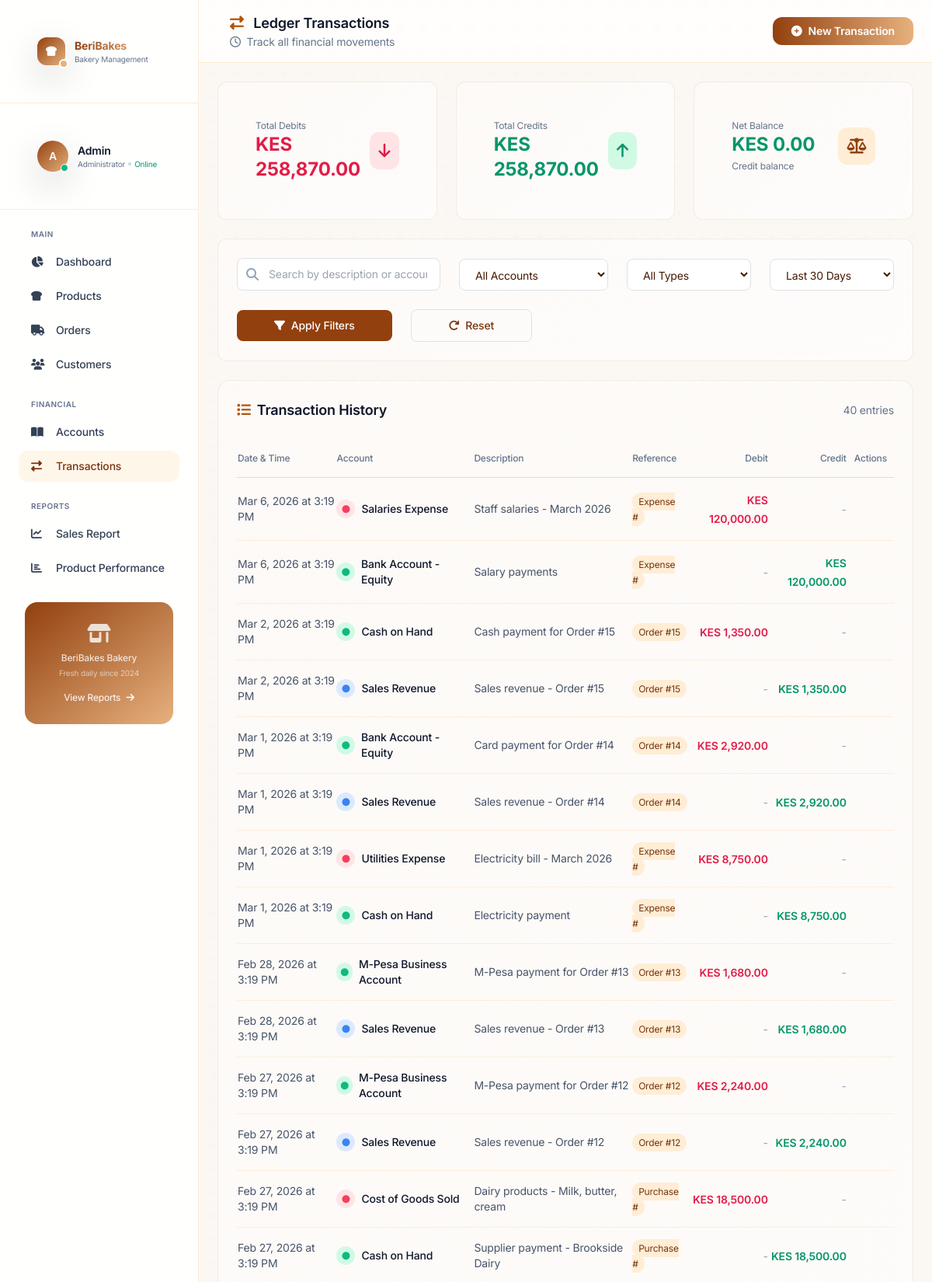
The page /admin/ledger/transactions.php (signed in, upper part) on the database its author committed.
### tables this page shows
CREATE TABLE `ledger_transactions` (
  `id` int(11) NOT NULL,
  `account_id` int(11) DEFAULT NULL,
  `transaction_type` enum('debit','credit') DEFAULT NULL,
  `amount` decimal(10,2) DEFAULT NULL,
  `reference_type` varchar(50) DEFAULT NULL,
  `reference_id` int(11) DEFAULT NULL,
  `description` text DEFAULT NULL,
  `created_at` timestamp NOT NULL DEFAULT current_timestamp()
);

CREATE TABLE `ledger_accounts` (
  `id` int(11) NOT NULL,
  `account_name` varchar(100) DEFAULT NULL,
  `account_type` enum('asset','liability','income','expense') DEFAULT NULL,
  `created_at` timestamp NOT NULL DEFAULT current_timestamp()
);

### admin/ledger/transactions.php (the view, shortened to what this page needs)
<?php
require_once __DIR__ . '/../../config/db.php';
$type_filter = isset($_GET['type']) ? $_GET['type'] : 'all';
$date_filter = isset($_GET['date_range']) ? $_GET['date_range'] : 'month';
$search = isset($_GET['search']) ? trim($_GET['search']) : '';
$sql = "SELECT t.*, a.account_name, a.account_type
        FROM ledger_transactions t
        JOIN ledger_accounts a ON t.account_id = a.id
        WHERE 1=1";
$params = [];
if ($date_filter == 'today') {
    $sql .= " AND DATE(t.created_at) = CURDATE()";
} elseif ($date_filter == 'week') {
    $sql .= " AND t.created_at >= DATE_SUB(NOW(), INTERVAL 7 DAY)";
} elseif ($date_filter == 'month') {
    $sql .= " AND t.created_at >= DATE_SUB(NOW(), INTERVAL 30 DAY)";
} elseif ($date_filter == 'year') {
    $sql .= " AND t.created_at >= DATE_SUB(NOW(), INTERVAL 1 YEAR)";
}
$sql .= " ORDER BY t.created_at DESC";
$stmt = $pdo->prepare($sql);
$stmt->execute($params);
$transactions = $stmt->fetchAll();
$total_debits = 0;
$total_credits = 0;
foreach ($transactions as $t) {
    if ($t['transaction_type'] == 'debit') {
        $total_debits += $t['amount'];
    } else {
        $total_credits += $t['amount'];
    }
}
$net_balance = $total_credits - $total_debits;
$type_colors = [
    'asset' => 'emerald',
    'liability' => 'amber',
    'income' => 'blue',
    'expense' => 'rose'
];
include '../includes/header.php';
include '../includes/sidebar.php';
?>
<div class="flex-1 flex flex-col min-h-screen lg:ml-64 m-0 p-0">
    <header class="sticky top-0 z-30 bg-white/80 dark:bg-slate-900/80 backdrop-blur-sm border-b border-primary-200/50 dark:border-primary-800/50">
        <div class="flex items-center justify-between px-6 py-3">
            <div class="flex items-center space-x-4">
                <div>
                    <h1 class="text-lg font-semibold text-slate-900 dark:text-white">
                        <i class="fas fa-exchange-alt text-primary-500 mr-2"></i>
                        Ledger Transactions
                    </h1>
                    <p class="text-sm text-slate-500 dark:text-slate-400">
                        <i class="far fa-clock mr-1"></i>
                        Track all financial movements
                    </p>
                </div>
            </div>
            <button onclick="openAddModal()" class="px-4 py-2 bg-gradient-to-r from-primary-600 to-secondary-500 text-white rounded-xl text-sm font-semibold hover:shadow-lg transition-all flex items-center">
                <i class="fas fa-plus-circle mr-2"></i>
                New Transaction
            </button>
        </div>
    </header>
    <main class="flex-1 p-6 bg-slate-50/50 dark:bg-primary-900/50">
        <div class="grid grid-cols-1 sm:grid-cols-3 gap-4 mb-6">
            <div class="bg-white dark:bg-slate-800 rounded-xl p-5 bakery-card">
                <div class="flex items-center justify-between">
                    <div>
                        <p class="text-xs text-slate-500">Total Debits</p>
                        <h4 class="text-2xl font-bold text-rose-600">KES <?php echo number_format($total_debits, 2); ?></h4>
                    </div>
                    <div class="w-12 h-12 bg-rose-100 dark:bg-rose-900/30 rounded-xl flex items-center justify-center">
                        <i class="fas fa-arrow-down text-rose-600 text-xl"></i>
                    </div>
                </div>
            </div>
            <div class="bg-white dark:bg-slate-800 rounded-xl p-5 bakery-card">
                <div class="flex items-center justify-between">
                    <div>
                        <p class="text-xs text-slate-500">Total Credits</p>
                        <h4 class="text-2xl font-bold text-emerald-600">KES <?php echo number_format($total_credits, 2); ?></h4>
                    </div>
                    <div class="w-12 h-12 bg-emerald-100 dark:bg-emerald-900/30 rounded-xl flex items-center justify-center">
                        <i class="fas fa-arrow-up text-emerald-600 text-xl"></i>
                    </div>
                </div>
            </div>
            <div class="bg-white dark:bg-slate-800 rounded-xl p-5 bakery-card">
                <div class="flex items-center justify-between">
                    <div>
                        <p class="text-xs text-slate-500">Net Balance</p>
                        <h4 class="text-2xl font-bold <?php echo $net_balance >= 0 ? 'text-emerald-600' : 'text-rose-600'; ?>">
                            KES <?php echo number_format(abs($net_balance), 2); ?>
                        </h4>
                        <p class="text-xs text-slate-500 mt-1"><?php echo $net_balance >= 0 ? 'Credit' : 'Debit'; ?> balance</p>
                    </div>
                    <div class="w-12 h-12 bg-primary-100 dark:bg-primary-800/50 rounded-xl flex items-center justify-center">
                        <i class="fas fa-scale-balanced text-primary-600 text-xl"></i>
                    </div>
                </div>
            </div>
        </div>
        <div class="bg-white dark:bg-slate-800 rounded-xl p-4 bakery-card mb-6">
            <form method="GET" class="flex flex-wrap items-center gap-4">
                <div class="flex-1 min-w-[200px]">
                    <div class="relative">
                        <i class="fas fa-search absolute left-3 top-1/2 transform -translate-y-1/2 text-slate-400"></i>
                        <input type="text" name="search" placeholder="Search by description or account..."
                               value="<?php echo htmlspecialchars($search); ?>"
                               class="w-full pl-10 pr-4 py-2.5 border border-primary-200 dark:border-primary-700 rounded-lg bg-white dark:bg-slate-900 text-sm focus:ring-2 focus:ring-primary-500 focus:border-transparent">
                    </div>
                </div>
                <div class="w-48">
                    <select name="account_id" class="w-full px-3 py-2.5 border border-primary-200 dark:border-primary-700 rounded-lg bg-white dark:bg-slate-900 text-sm focus:ring-2 focus:ring-primary-500">
                        <option value="">All Accounts</option>
                    </select>
                </div>
                <div class="w-40">
                    <select name="type" class="w-full px-3 py-2.5 border border-primary-200 dark:border-primary-700 rounded-lg bg-white dark:bg-slate-900 text-sm focus:ring-2 focus:ring-primary-500">
                        <option value="all" <?php echo $type_filter == 'all' ? 'selected' : ''; ?>>All Types</option>
                    </select>
                </div>
                <div class="w-40">
                    <select name="date_range" class="w-full px-3 py-2.5 border border-primary-200 dark:border-primary-700 rounded-lg bg-white dark:bg-slate-900 text-sm focus:ring-2 focus:ring-primary-500">
                        <option value="month" <?php echo $date_filter == 'month' ? 'selected' : ''; ?>>Last 30 Days</option>
                    </select>
                </div>
                <button type="submit" class="px-5 py-2.5 bg-primary-600 hover:bg-primary-700 text-white rounded-lg text-sm font-medium transition-colors">
                    <i class="fas fa-filter mr-2"></i>Apply Filters
                </button>
                <a href="transactions.php" class="px-5 py-2.5 border border-primary-300 dark:border-primary-600 text-primary-700 dark:text-primary-300 hover:bg-primary-50 dark:hover:bg-primary-800/30 rounded-lg text-sm font-medium transition-colors">
                    <i class="fas fa-redo mr-2"></i>Reset
                </a>
            </form>
        </div>
        <div class="bg-white dark:bg-slate-800 rounded-2xl p-6 bakery-card">
            <h3 class="text-lg font-semibold text-slate-900 dark:text-white mb-4 flex items-center">
                <i class="fas fa-list text-primary-500 mr-2"></i>
                Transaction History
                <span class="ml-auto text-sm font-normal text-slate-500"><?php echo count($transactions); ?> entries</span>
            </h3>
            <?php if (empty($transactions)): ?>
            <div class="text-center py-12">
                <div class="w-24 h-24 bg-primary-100 dark:bg-primary-800/30 rounded-full flex items-center justify-center mx-auto mb-4">
                    <i class="fas fa-exchange-alt text-primary-500 text-3xl"></i>
                </div>
                <h4 class="text-base font-medium text-slate-900 dark:text-white mb-2">No Transactions Found</h4>
                <p class="text-sm text-slate-500 dark:text-slate-400 mb-4">No transactions match your current filters</p>
                <button onclick="openAddModal()" class="inline-flex items-center px-4 py-2 bg-gradient-to-r from-primary-600 to-secondary-500 text-white rounded-xl text-sm font-semibold hover:shadow-lg transition-all">
                    <i class="fas fa-plus-circle mr-2"></i>
                    Add Transaction
                </button>
            </div>
            <?php else: ?>
            <div class="overflow-x-auto">
                <table class="w-full">
                    <thead>
                        <tr class="text-xs text-slate-500 dark:text-slate-400 border-b border-primary-200 dark:border-primary-700">
                            <th class="text-left py-3 font-medium">Date & Time</th>
                            <th class="text-left font-medium">Account</th>
                            <th class="text-left font-medium">Description</th>
                            <th class="text-left font-medium">Reference</th>
                            <th class="text-right font-medium">Debit</th>
                            <th class="text-right font-medium">Credit</th>
                            <th class="text-center font-medium">Actions</th>
                        </tr>
                    </thead>
                    <tbody class="divide-y divide-primary-100 dark:divide-primary-800">
                        <?php
                        foreach ($transactions as $trans):
                            $account_color = $type_colors[$trans['account_type']];
                        ?>
                        <tr class="hover:bg-primary-50 dark:hover:bg-primary-800/30 transition-colors">
                            <td class="py-3 text-sm text-slate-600 dark:text-slate-400">
                                <?php echo date('M j, Y \a\t g:i A', strtotime($trans['created_at'])); ?>
                            </td>
                            <td class="py-3">
                                <div class="flex items-center">
                                    <div class="w-6 h-6 bg-<?php echo $account_color; ?>-100 dark:bg-<?php echo $account_color; ?>-900/30 rounded-full flex items-center justify-center mr-2">
                                        <i class="fas fa-circle text-<?php echo $account_color; ?>-500 text-2xs"></i>
                                    </div>
                                    <span class="text-sm font-medium text-slate-900 dark:text-white">
                                        <?php echo htmlspecialchars($trans['account_name']); ?>
                                    </span>
                                </div>
                            </td>
                            <td class="py-3 text-sm text-slate-600 dark:text-slate-400">
                                <?php echo htmlspecialchars($trans['description'] ?? '-'); ?>
                            </td>
                            <td class="py-3 text-sm">
                                <?php if ($trans['reference_type']): ?>
                                <span class="px-2 py-1 bg-primary-100 dark:bg-primary-800/30 text-primary-700 dark:text-primary-300 rounded-full text-xs">
                                    <?php echo ucfirst($trans['reference_type']); ?> #<?php echo $trans['reference_id']; ?>
                                </span>
                                <?php else: ?>
                                <span class="text-slate-400">-</span>
                                <?php endif; ?>
                            </td>
                            <td class="py-3 text-right">
                                <?php if ($trans['transaction_type'] == 'debit'): ?>
                                <span class="text-sm font-semibold text-rose-600">
                                    KES <?php echo number_format($trans['amount'], 2); ?>
                                </span>
                                <?php else: ?>
                                <span class="text-sm text-slate-400">-</span>
                                <?php endif; ?>
                            </td>
                            <td class="py-3 text-right">
                                <?php if ($trans['transaction_type'] == 'credit'): ?>
                                <span class="text-sm font-semibold text-emerald-600">
                                    KES <?php echo number_format($trans['amount'], 2); ?>
                                </span>
                                <?php else: ?>
                                <span class="text-sm text-slate-400">-</span>
                                <?php endif; ?>
                            </td>
                            <td class="py-3 text-center">
                                <div class="flex items-center justify-center space-x-2">
                                </div>
                            </td>
                        </tr>
                        <?php endforeach; ?>
                    </tbody>
                </table>
            </div>
            <?php endif; ?>
        </div>
    </main>
</div>
<?php include '../includes/footer.php'; ?>

### admin/includes/styles.php (style rules this page uses)
:root { --primary-gradient: linear-gradient(135deg, #b45309 0%, #e6b17e 100%); --card-shadow: 0 1px 3px rgba(0, 0, 0, 0.05), 0 20px 40px rgba(180, 83, 9, 0.04); --hover-shadow: 0 10px 30px rgba(180, 83, 9, 0.08); }
body { font-feature-settings: "ss01", "ss02", "cv01", "cv02"; -webkit-font-smoothing: antialiased; -moz-osx-font-smoothing: grayscale; letter-spacing: -0.011em; background-color: #fff7ed; }
.bakery-card { background: linear-gradient(135deg, rgba(180, 83, 9, 0.03), rgba(230, 177, 126, 0.03)); border: 1px solid rgba(180, 83, 9, 0.1); }

### rows shown on the page
ledger_transactions: created_at "Mar 6, 2026 at 3:19 PM", account.account_name "Salaries Expense", description "Staff salaries - March 2026", reference_type "Expense", amount "120,000.00"
ledger_transactions: created_at "Mar 6, 2026 at 3:19 PM", account.account_name "Bank Account - Equity", description "Salary payments", reference_type "Expense", amount "120,000.00"
ledger_transactions: created_at "Mar 2, 2026 at 3:19 PM", account.account_name "Cash on Hand", description "Cash payment for Order #15", reference_type "Order", reference "15", amount "1,350.00"
ledger_transactions: created_at "Mar 2, 2026 at 3:19 PM", account.account_name "Sales Revenue", description "Sales revenue - Order #15", reference_type "Order", reference "15", amount "1,350.00"
ledger_transactions: created_at "Mar 1, 2026 at 3:19 PM", account.account_name "Bank Account - Equity", description "Card payment for Order #14", reference_type "Order", reference "14", amount "2,920.00"
ledger_transactions: created_at "Mar 1, 2026 at 3:19 PM", account.account_name "Sales Revenue", description "Sales revenue - Order #14", reference_type "Order", reference "14", amount "2,920.00"
ledger_transactions: created_at "Mar 1, 2026 at 3:19 PM", account.account_name "Utilities Expense", description "Electricity bill - March 2026", reference_type "Expense", amount "8,750.00"
ledger_transactions: created_at "Mar 1, 2026 at 3:19 PM", account.account_name "Cash on Hand", description "Electricity payment", reference_type "Expense", amount "8,750.00"
ledger_transactions: created_at "Feb 28, 2026 at 3:19 PM", account.account_name "M-Pesa Business Account", description "M-Pesa payment for Order #13", reference_type "Order", reference "13", amount "1,680.00"
ledger_transactions: created_at "Feb 28, 2026 at 3:19 PM", account.account_name "Sales Revenue", description "Sales revenue - Order #13", reference_type "Order", reference "13", amount "1,680.00"
ledger_transactions: created_at "Feb 27, 2026 at 3:19 PM", account.account_name "M-Pesa Business Account", description "M-Pesa payment for Order #12", reference_type "Order", reference "12", amount "2,240.00"
ledger_transactions: created_at "Feb 27, 2026 at 3:19 PM", account.account_name "Sales Revenue", description "Sales revenue - Order #12", reference_type "Order", reference "12", amount "2,240.00"
ledger_transactions: created_at "Feb 27, 2026 at 3:19 PM", account.account_name "Cost of Goods Sold", description "Dairy products - Milk, butter, cream", reference_type "Purchase", amount "18,500.00"
ledger_transactions: created_at "Feb 27, 2026 at 3:19 PM", account.account_name "Cash on Hand", description "Supplier payment - Brookside Dairy", reference_type "Purchase", amount "18,500.00"

### other values the page prints
substr($initials, 0, 2) "A"
$current_user['name'] "Admin"
$total_debits "258,870.00"
$total_credits "258,870.00"
abs($net_balance) "0.00"
count($transactions) "40"
